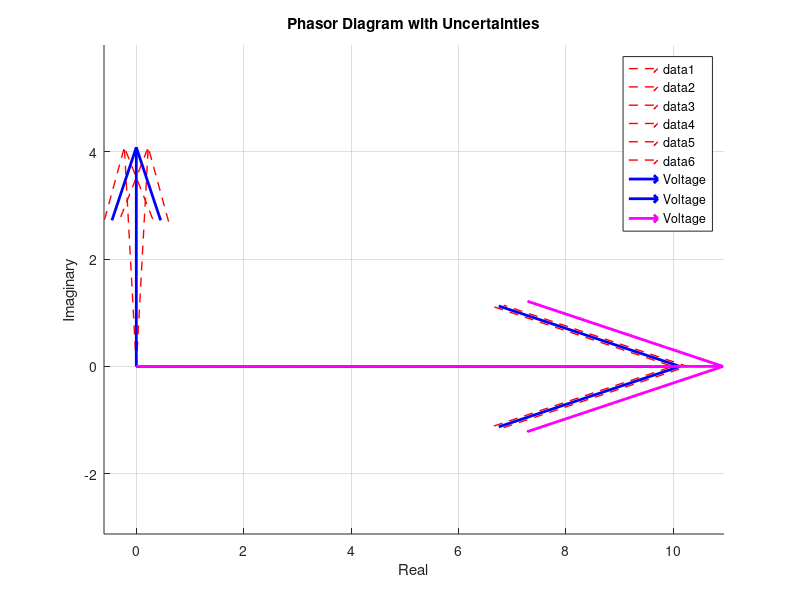

This chart was generated by the following MATLAB code:
% Define phasor data 
voltage_mag_resistance = 11.25012619;       % Magnitude of the voltage phasor
voltage_mag_reactance = 4.533929863;       % Magnitude of the voltage phasor
voltage_mag_primary = 12.14;       % Magnitude of the voltage phasor

voltage_angle_resistance = 0;       % Angle of the voltage phasor (degrees)
voltage_uncertainty_resistance = 0.1520269617; % Uncertainty in voltage magnitude

voltage_angle_reactance = 90;       % Angle of the voltage phasor (degrees)
voltage_uncertainty_reactance = 0.246719946; % Uncertainty in voltage magnitude

voltage_angle_primary = 0;       % Angle of the voltage phasor (degrees)
voltage_uncertainty_primary = 0.02; % Uncertainty in voltage magnitude

% Convert angles to radians
voltage_angle_rad_resistance = deg2rad(voltage_angle_resistance);
voltage_angle_rad_reactance = deg2rad(voltage_angle_reactance);
voltage_angle_rad_primary = deg2rad(voltage_angle_primary);


% Calculate phasor endpoints CORRECTLY using polar coordinates
end_vx_resistance = voltage_mag_resistance * cos(voltage_angle_rad_resistance);
end_vy_resistance = voltage_mag_resistance * sin(voltage_angle_rad_resistance);

end_vx_reactance = voltage_mag_reactance * cos(voltage_angle_rad_reactance);
end_vy_reactance = voltage_mag_reactance * sin(voltage_angle_rad_reactance);

end_vx_primary = voltage_mag_primary * cos(voltage_angle_rad_primary);
end_vy_primary = voltage_mag_primary * sin(voltage_angle_rad_primary);


% Create the figure
figure;
hold on;  

% Voltage uncertainty phasors
for offset = [-voltage_uncertainty_resistance, voltage_uncertainty_resistance]
    new_vx = end_vx_resistance + offset;
    new_vy = end_vy_resistance; 
    quiver(0, 0, new_vx, new_vy, 'LineWidth', 1, 'Color', 'r', 'LineStyle', '--');
    %text(new_vx,  new_vy, 'Vr_b', 'HorizontalAlignment', 'center', 'VerticalAlignment', 'bottom','FontSize', 12); 
end

for offset = [-voltage_uncertainty_reactance, voltage_uncertainty_reactance]
    new_vx = end_vx_reactance + offset;
    new_vy = end_vy_reactance;
    quiver(0, 0, new_vx, new_vy, 'LineWidth', 1, 'Color', 'r', 'LineStyle', '--');
    %text(new_vx,  new_vy, 'Vx_b', 'HorizontalAlignment', 'center', 'VerticalAlignment', 'bottom','FontSize', 12); 
end

for offset = [-voltage_uncertainty_primary, voltage_uncertainty_primary]
    new_vx = end_vx_primary + offset;
    new_vy = end_vy_primary;
    quiver(0, 0, new_vx, new_vy, 'LineWidth', 1, 'Color', 'r', 'LineStyle', '--');
    %text(new_vx,  new_vy, 'Vx_b', 'HorizontalAlignment', 'center', 'VerticalAlignment', 'bottom','FontSize', 12); 
end

quiver(0, 0, end_vx_resistance, end_vy_resistance, 'LineWidth', 2, 'Color', 'b', 'DisplayName', 'Voltage');
quiver(0, 0, end_vx_reactance, end_vy_reactance, 'LineWidth', 2, 'Color', 'b', 'DisplayName', 'Voltage');
quiver(0, 0, end_vx_primary, end_vy_primary, 'LineWidth', 2, 'Color', 'm', 'DisplayName', 'Voltage');
 

% Labels, title, and legend 
xlabel('Real');
ylabel('Imaginary');
title('Phasor Diagram with Uncertainties');
legend();  
grid on; 
axis equal; % Ensures correct aspect ratio for phasors
